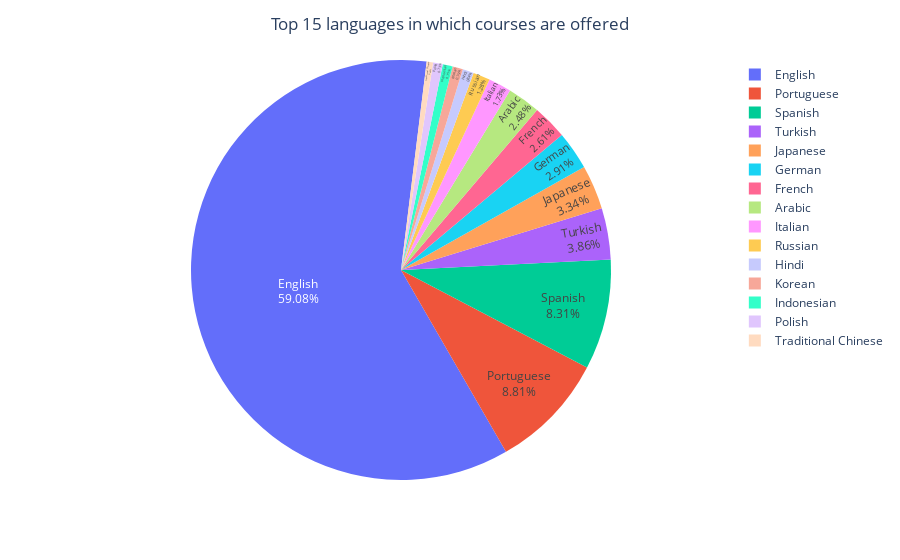

The code cell stored with this chart in its notebook:
### Code cell
fig = px.pie(share_of_languages_top_15, values=share_of_languages_top_15.values, names=share_of_languages_top_15.index)
            
fig.update_traces(textposition='inside', texttemplate = '%{label}<br>%{value}%', rotation=150)
fig.update_layout(title_text='Top 15 languages in which courses are offered', title_x=0.5, showlegend=True)
fig.show()

### Figure 1 — Plotly figure (JSON) as saved in the notebook; plotly's stock layout.template omitted (floating-point values rounded to 4 significant figures)
{"data": [{"domain": {"x": [0, 1], "y": [0, 1]}, "hovertemplate": "index=%{label}<br>value=%{value}<extra></extra>", "labels": ["English", "Portuguese", "Spanish", "Turkish", "Japanese", "German", "French", "Arabic", "Italian", "Russian", "Hindi", "Korean", "Indonesian", "Polish", "Traditional Chinese"], "legendgroup": "", "name": "", "rotation": 150, "showlegend": true, "textposition": "inside", "texttemplate": "%{label}<br>%{value}%", "type": "pie", "values": [59.08, 8.81, 8.31, 3.86, 3.34, 2.91, 2.61, 2.48, 1.73, 1.28, 0.84, 0.79, 0.75, 0.73, 0.48]}], "layout": {"legend": {"tracegroupgap": 0}, "margin": {"t": 60}, "showlegend": true, "title": {"text": "Top 15 languages in which courses are offered", "x": 0.5}}}
